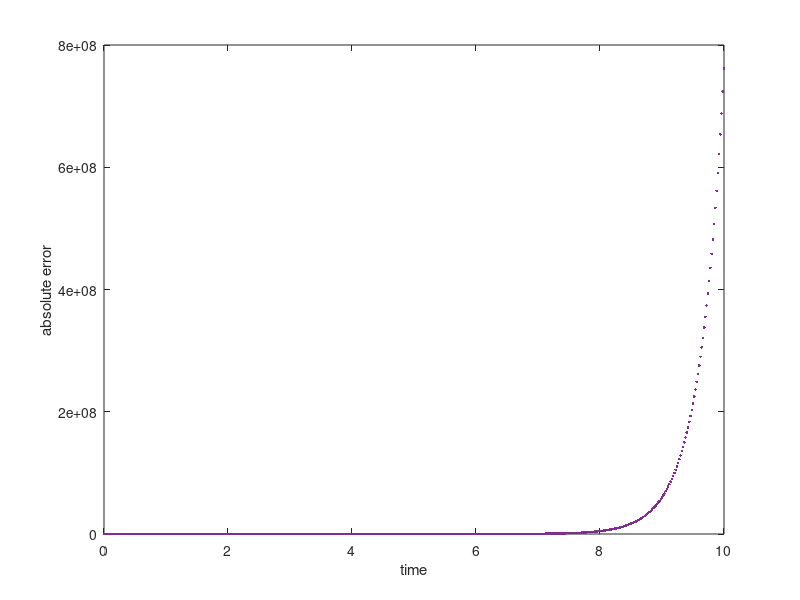

Recreate this plot in MATLAB.
%% Exercise # 1 -  Numerical methods for ODEs
% Course: Numerical Methods For Differential Equations
% Name: Alexandre da Rocha Rodrigues
% Matricola: 2039952
% November 2021

close all
clear all

%% Question 1
% 2-step Simpson's method:
% y(n+2) = y(n) + h/3 * (f(n) + 4*f(n+1) + f(n+2));
% y' = -5y;

%% Constants
h = 0.02;
T = 10;
ts = 0:h:T;

N = length(ts);
y = zeros(N,1);
y(1) = 1;
f = @(y) -5*y; 
y_exact = -5/2*ts.^2 + 1;

%% Compute y(2) - FE
% y(2) = y(1) + h*f(y(1));

%% Compute y(2) - RK4
k1 = f(y(1));
k2 = f(y(1)+h/2*k1);
k3 = f(y(1)+h/2*k2);
k4 = f(y(1)+h*k3);

y(2) = y(1) + h/6 * (k1 + 2*k2 + 2*k3 + k4);

%% Main Method
for i=1:N-2
    y(i+2) = y(i) + h/3 * (f(y(i)) + 4*f(y(i+1)) + f(y(i+2)));
end

plot(ts,abs(y-y_exact),'.')
xlabel("time")
ylabel("absolute error")

error = abs(y-y_exact);
errorf = error(end)

